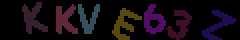
#> input picture PyProj/pics/KKVE63Z.png, 120 x 20 px (shown 2 times larger)
$ python selectContours.py   (older library calls are emulated)
#> lines starting #> are read from the running program, lines starting #| are printed output that depends on the picture; after the words box and inside, x2 and y2 are one past the last pixel; in counts of white or black regions, pixels touching at a corner belong together
#> further down, img is the input picture: shape (20, 120, 3); mean B, G, R 17.3, 10.7, 18.8
### PyProj/noiseFilter.py
import numpy as np
import cv2
from matplotlib import pyplot as plt


def noiseFilter(img):
    # Load an color image in grayscale
    imgGray = cv2.cvtColor(img, cv2.COLOR_BGR2GRAY)

    # global thresholding
    threshold = int(57)
    ret1, th1 = cv2.threshold(imgGray, threshold, 255, cv2.THRESH_BINARY)
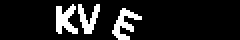
#> th1: shape (20, 120) (shown 2 times larger); 12% white; 3 white regions, box (x1, y1, x2, y2) and area: (56, 4, 71, 20) 104, (28, 2, 39, 17) 101, (39, 2, 50, 17) 83
#> ret1 = 57

    # Otsu's thresholding
    ret2, th2 = cv2.threshold(imgGray, 0, 255, cv2.THRESH_BINARY + cv2.THRESH_OTSU)
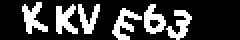
#> th2: shape (20, 120) (shown 2 times larger); 24.1% white; 6 white regions, box (x1, y1, x2, y2) and area: (56, 4, 71, 20) 104, (11, 1, 24, 17) 102, (28, 2, 39, 17) 101, (72, 2, 83, 17) 95, (83, 5, 96, 20) 93, (39, 2, 50, 17) 83
#> ret2 = 26

    # Otsu's thresholding after Gaussian filtering
    blur = cv2.GaussianBlur(imgGray, (3, 3), 0)
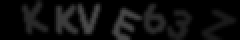
#> blur: shape (20, 120) (shown 2 times larger); min 0, max 74, mean 13.9
    ret3, th3 = cv2.threshold(blur, 0, 255, cv2.THRESH_BINARY + cv2.THRESH_OTSU)
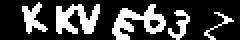
#> th3: shape (20, 120) (shown 2 times larger); 26.2% white; 5 white regions, box (x1, y1, x2, y2) and area: (56, 2, 83, 20) 221, (28, 2, 50, 17) 202, (11, 1, 24, 17) 96, (84, 5, 95, 20) 69, (102, 6, 117, 20) 40
#> ret3 = 23

    # plot all the images and their histograms
    """
    images = [imgGray, 0, th1,
              imgGray, 0, th2,
              blur, 0, th3]
    titles = ['Original Noisy Image', 'Histogram', 'Global Thresholding (v=' + threshold.__str__() + ')',
              'Original Noisy Image', 'Histogram', "Otsu's Thresholding",
              'Gaussian filtered Image', 'Histogram', "Otsu's Thresholding"]

    for i in range(3):
        plt.subplot(3, 3, i * 3 + 1), plt.imshow(images[i * 3], 'gray')
        plt.title(titles[i * 3]), plt.xticks([]), plt.yticks([])
        plt.subplot(3, 3, i * 3 + 2), plt.hist(images[i * 3].ravel(), 256)
        plt.title(titles[i * 3 + 1]), plt.xticks([]), plt.yticks([])
        plt.subplot(3, 3, i * 3 + 3), plt.imshow(images[i * 3 + 2], 'gray')
        plt.title(titles[i * 3 + 2]), plt.xticks([]), plt.yticks([])
    plt.show()
    """

    return th3

    # [5 lines of commented-out code are left out]

### PyProj/selectContours.py
import cv2
import numpy as np
from noiseFilter import noiseFilter


def selectContours(imgGray):
    # [5 lines of commented-out code are left out]

    ret, thresh = cv2.threshold(imgGray, 200, 255, cv2.THRESH_BINARY_INV)
#> thresh: shape (20, 120); 73.8% white; 5 black regions
    img2, contours, hierarchy = cv2.findContours(thresh.copy(), cv2.RETR_EXTERNAL, cv2.CHAIN_APPROX_SIMPLE)
#> contours = 2 contours, 1 with area under 20; largest, box (x1, y1, x2, y2) and area: (0, 0, 120, 20) 1872
    # [11 lines of commented-out code are left out]


    bigContours = sorted(contours, key=cv2.contourArea, reverse=True)[:5]
#> bigContours has the same summary as contours
    areas = [cv2.contourArea(cnt) for cnt in contours]
#> areas = [9, 1871.5]

    minRects = [cv2.minAreaRect(cnt) for cnt in contours]
#> minRects = [((77, 11.5), (3, 4), -90), ((59.5, 9.5), (19, 119), -90)]
    boundingRects = [cv2.boundingRect(cnt) for cnt in contours]
#> boundingRects = [(75, 10, 5, 4), (0, 0, 120, 20)]

    minBoxes = [np.int0(cv2.boxPoints(rect)) for rect in minRects]
#> minBoxes = [[[79, 13], [75, 13], [75, 10], [79, 10]], [[119, 19], [0, 19], [0, 0], [119, 0]]]
    boundingBoxes = [np.int0([(x,y),(x+w,y),(x+w,y+h),(x,y+h)]) for x,y,w,h in boundingRects]
#> boundingBoxes = [[[75, 10], [80, 10], [80, 14], [75, 14]], [[0, 0], [120, 0], [120, 20], [0, 20]]]

    imgContours = imgGray.copy()
    imgMin = imgGray.copy()
    imgBounding = imgGray.copy()

    cv2.drawContours(imgContours, contours, -1, 128, 1)
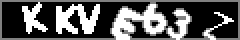
#> imgContours: shape (20, 120) (shown 2 times larger); 17.83% of pixels changed, all inside (x1, y1, x2, y2) = (0, 0, 120, 20)
    cv2.drawContours(imgMin, minBoxes, -1, 128, 1)
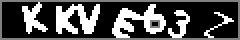
#> imgMin: shape (20, 120) (shown 2 times larger); 12.08% of pixels changed, all inside (x1, y1, x2, y2) = (0, 0, 120, 20)
    cv2.drawContours(imgBounding, boundingBoxes, -1, 128, 1)
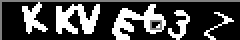
#> imgBounding: shape (20, 120) (shown 2 times larger); 6.54% of pixels changed, all inside (x1, y1, x2, y2) = (0, 0, 120, 20)

    cv2.namedWindow('image', cv2.WINDOW_NORMAL)
    cv2.namedWindow('image2', cv2.WINDOW_NORMAL)
    cv2.namedWindow('image3', cv2.WINDOW_NORMAL)
    cv2.namedWindow('image4', cv2.WINDOW_NORMAL)

    cv2.imshow('image', imgGray)
    cv2.imshow('image2', imgContours)
    cv2.imshow('image3', imgMin)
    cv2.imshow('image4', imgBounding)

    cv2.waitKey(0)
    cv2.destroyAllWindows()

    return imgContours
    # [22 lines of commented-out code are left out]
img = cv2.imread('pics/KKVE63Z.png')
noiselessImg = noiseFilter(img)
img2 = selectContours(noiselessImg)

$ run again, with PyProj/pics/QuickCaptcha2 1.0.png copied over PyProj/pics/KKVE63Z.png
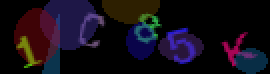
#> input picture PyProj/pics/QuickCaptcha2 1.0.png, 135 x 37 px (shown 2 times larger)
#> img is the input picture: shape (37, 135, 3); mean B, G, R 24.3, 13.2, 20.1
#> in noiseFilter, `ret1, th1 = cv2.threshold(imgGray, threshold, 255, cv2.THRESH_BINARY)`:
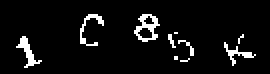
#> th1: shape (37, 135) (shown 2 times larger); 6% white in thin lines or dots, all inside (x1, y1, x2, y2) = (8, 7, 128, 34)
#> ret1 = 57
#> th2: shape (37, 135); 34.1% white; 4 white regions, box (x1, y1, x2, y2) and area: (8, 0, 53, 37) 817, (51, 0, 81, 22) 377, (79, 14, 102, 32) 280, (111, 16, 134, 37) 229
#> ret2 = 23
#> th3: shape (37, 135); 35.5% white; 4 white regions, box (x1, y1, x2, y2) and area: (8, 0, 53, 37) 871, (51, 0, 81, 22) 396, (79, 14, 102, 32) 267, (111, 16, 134, 37) 240
#> ret3 = 22
#> thresh: shape (37, 135); 64.5% white; 4 black regions
#> contours = 4 contours, 2 with area under 20; largest, box (x1, y1, x2, y2) and area: (30, 0, 135, 37) 2612, (0, 0, 25, 37) 594
#> bigContours has the same summary as contours
#> areas = [3.5, 0.5, 2611.5, 593.5]
#> minRects = [((72, 16), (2, 2), -90), ((74.25, 9.75), (0.707, 1.41), -45), ((82, 18), (36, 104), -90), ((12, 18), (36, 24), -90)]
#> boundingRects = [(71, 15, 3, 3), (74, 9, 2, 2), (30, 0, 105, 37), (0, 0, 25, 37)]
#> minBoxes = [[[73, 17], [71, 17], [71, 15], [73, 15]], [[74, 10], [73, 9], [74, 9], [75, 10]], [[134, 36], [30, 36], [30, 0], [134, 0]], [[24, 36], [0, 36], [0, 0], [24, 0]]]
#> boundingBoxes = [[[71, 15], [74, 15], [74, 18], [71, 18]], [[74, 9], [76, 9], [76, 11], [74, 11]], [[30, 0], [135, 0], [135, 37], [30, 37]], [[0, 0], [25, 0], [25, 37], [0, 37]]]
#> imgContours: shape (37, 135); min 0, max 255, mean 104.6
#> imgMin: shape (37, 135); min 0, max 255, mean 95.4
#> in selectContours, `cv2.drawContours(imgBounding, boundingBoxes, -1, 128, 1)`:
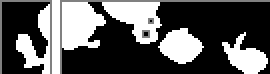
#> imgBounding: shape (37, 135) (shown 2 times larger); min 0, max 255, mean 91.2
